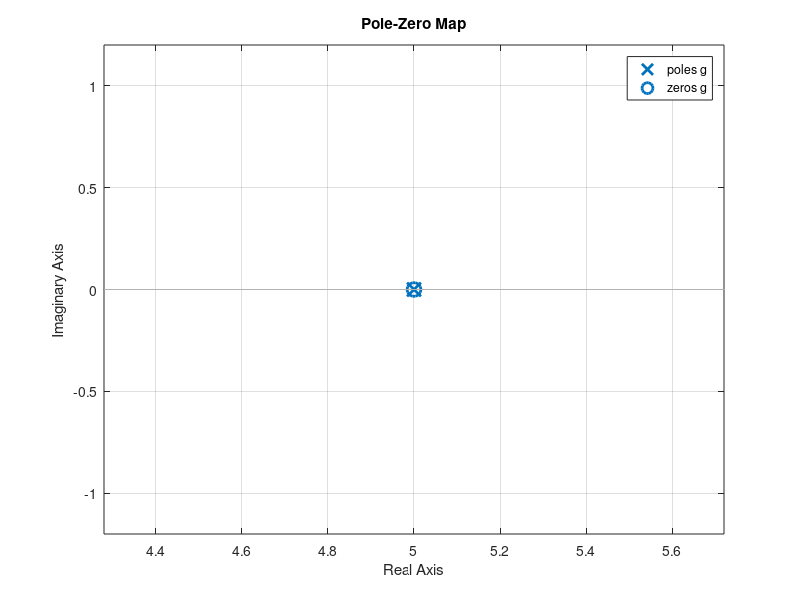

Write the MATLAB code that produced this figure.
%Program to find the transfer function from the given zeroes, poles and gain

clc
close all
clear 

z = input('Enter zeroes: ')
p = input('Enter poles: ')
k = input('Enter gain: ')

[num,den] = zp2tf(z,p,k);

disp('The transfer function is: ')
g = tf(num,den)
pzmap(g)
